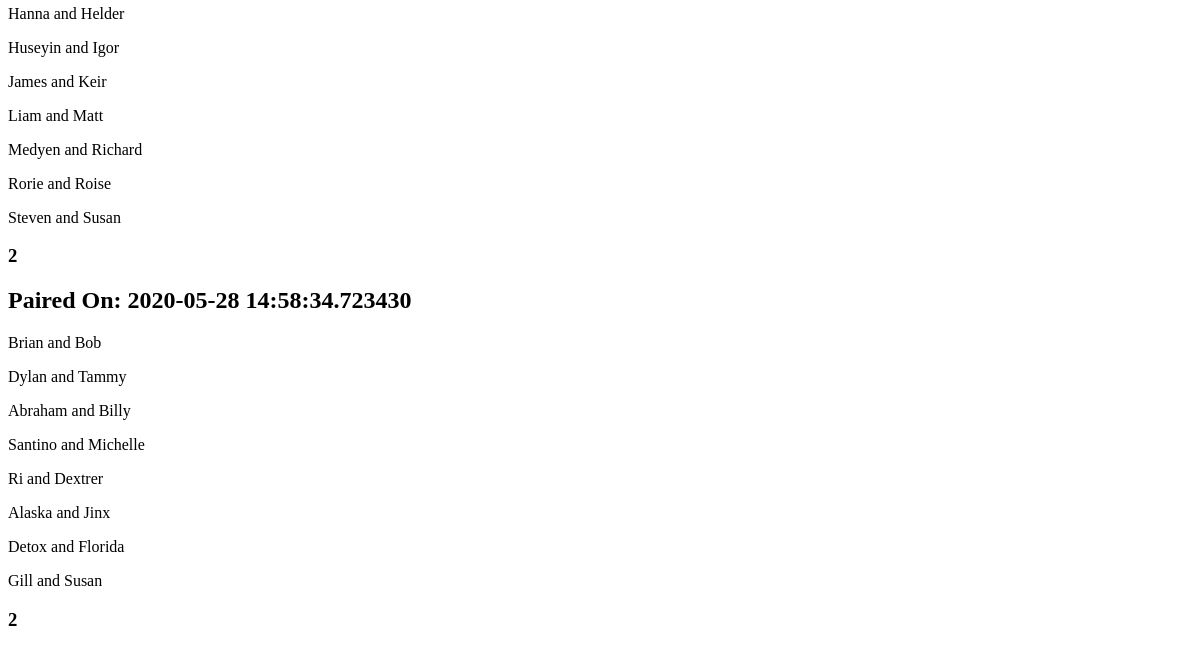
The app's page /cohort/Lovelace (lower part), older data.
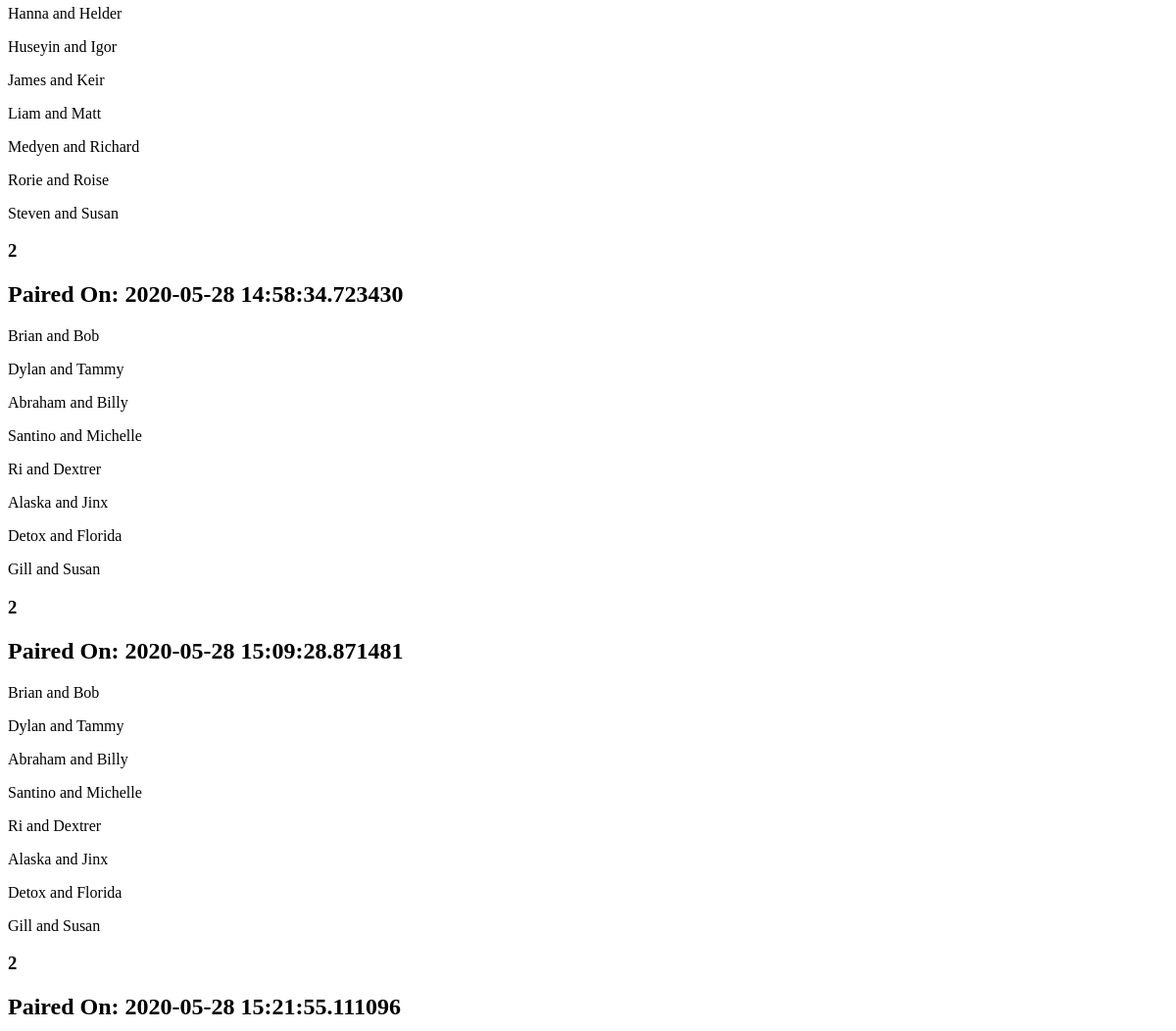
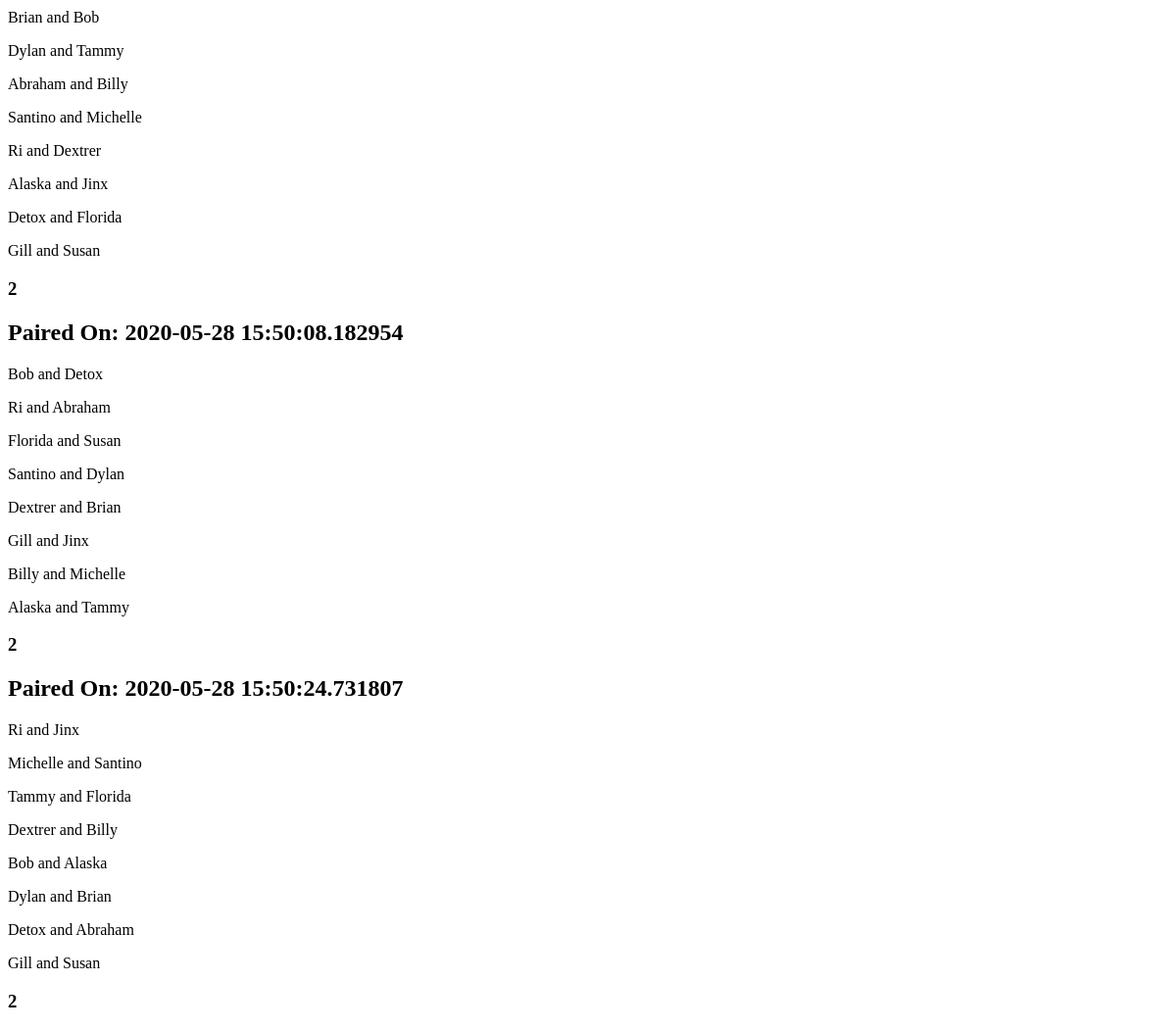
The same page, newer data (2 pictures, top to bottom).
### app/models.py (models this page shows, shortened)
class Pairing(db.Model):
    id = db.Column(db.Integer, primary_key=True)
    date = db.Column(db.DateTime, index=True, unique=True, nullable=False, default=datetime.utcnow)
    pair_one = db.Column(db.String(80), nullable=False)
    pair_two = db.Column(db.String(80), nullable=False)
    pair_three = db.Column(db.String(80), nullable=False)
    pair_four = db.Column(db.String(80), nullable=False)
    pair_five = db.Column(db.String(80), nullable=False)
    pair_six = db.Column(db.String(80), nullable=False)
    pair_seven = db.Column(db.String(80), nullable=False)
    pair_eight = db.Column(db.String(80), nullable=False)
    cohort_id = db.Column(db.Integer, db.ForeignKey('cohort.id'))

### app/routes.py (the view, shortened to what this page needs)
@app.route('/cohort/<cohort_name>', methods=['GET', 'POST'])
def cohort(cohort_name):
    cohort = Cohort.query.filter_by(cohort_name=cohort_name).first_or_404()
    pairings = Pairing.query.filter_by(cohort_id=cohort.id)
    form = GeneratePairsForm()
    return render_template('cohort.html', cohort=cohort, form=form, pairings=pairings)

### app/templates/cohort.html (shortened to what this page needs)
{% extends "base.html" %}
{% block content %}
    {% for pairing in pairings %}
    <h2>Paired On: {{ pairing.date }}</h2>
    <p>{{ pairing.pair_one }}</p>
    <p>{{ pairing.pair_two }}</p>
    <p>{{ pairing.pair_three }}</p>
    <p>{{ pairing.pair_four }}</p>
    <p>{{ pairing.pair_five }}</p>
    <p>{{ pairing.pair_six }}</p>
    <p>{{ pairing.pair_seven }}</p>
    <p>{{ pairing.pair_eight }}</p>
    <h3>{{ pairing.cohort_id }}</h3>
    {% endfor %}
{% endblock %}

### app/templates/base.html (shortened to what this page needs)
<html>
    <head>
    </head>
    <body>
        {% block content %}{% endblock %}
    </body>
</html>

Row changes from the older to the newer data that the page shows:
added Pairing: date "2020-05-28 15:09:28.871481", pair_one "Brian and Bob", pair_two "Dylan and Tammy", pair_three "Abraham and Billy", pair_four "Santino and Michelle", pair_five "Ri and Dextrer", pair_six "Alaska and Jinx", pair_seven "Detox and Florida", pair_eight "Gill and Susan", cohort_id "2"
added Pairing: date "2020-05-28 15:21:55.111096", pair_one "Brian and Bob", pair_two "Dylan and Tammy", pair_three "Abraham and Billy", pair_four "Santino and Michelle", pair_five "Ri and Dextrer", pair_six "Alaska and Jinx", pair_seven "Detox and Florida", pair_eight "Gill and Susan", cohort_id "2"
added Pairing: date "2020-05-28 15:50:08.182954", pair_one "Bob and Detox", pair_two "Ri and Abraham", pair_three "Florida and Susan", pair_four "Santino and Dylan", pair_five "Dextrer and Brian", pair_six "Gill and Jinx", pair_seven "Billy and Michelle", pair_eight "Alaska and Tammy", cohort_id "2"
added Pairing: date "2020-05-28 15:50:24.731807", pair_one "Ri and Jinx", pair_two "Michelle and Santino", pair_three "Tammy and Florida", pair_four "Dextrer and Billy", pair_five "Bob and Alaska", pair_six "Dylan and Brian", pair_seven "Detox and Abraham", pair_eight "Gill and Susan", cohort_id "2"
